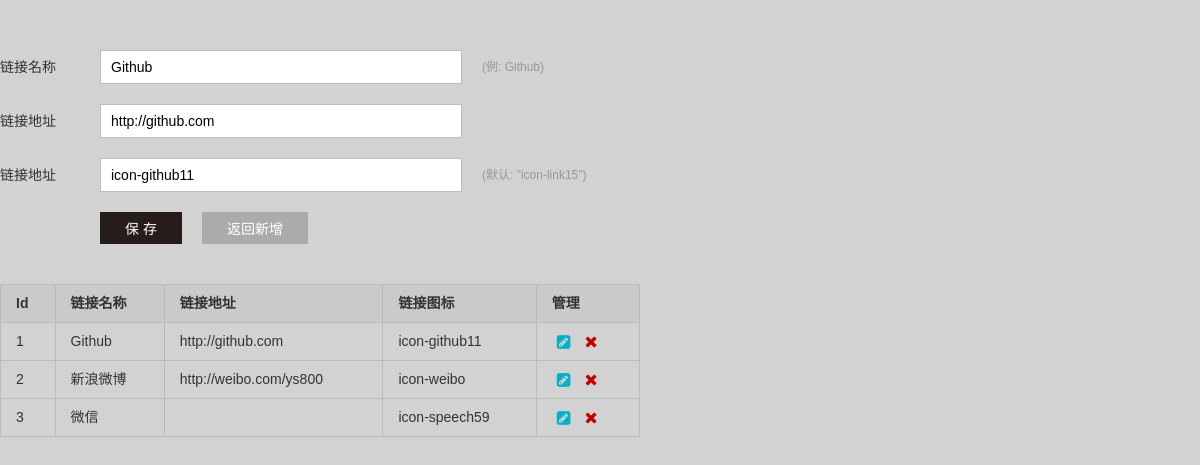
The page /admin/settings/link-setting.php?id=1 (signed in) on the database its author committed.
### tables this page shows
CREATE TABLE `link` (
  `id` int(10) NOT NULL AUTO_INCREMENT,
  `linkname` varchar(255) NOT NULL,
  `linkaddr` varchar(255) DEFAULT NULL,
  `linkicon` varchar(255) NOT NULL DEFAULT 'icon-link15',
  PRIMARY KEY (`id`)
);

### admin/settings/link-setting.php (the view, shortened to what this page needs)
<!DOCTYPE html>
<html>
<head>
    <link rel="stylesheet" href="../assets/base/normalize.css">
    <link rel="stylesheet" href="../assets/base/common.css">
    <link rel="stylesheet" href="../assets/link/link.css">
</head>
<body>
<?php
    $id = isset($_GET['id']) ? $_GET['id'] : '';
    $links = mysql_query('SELECT * FROM link ORDER BY id ASC');
    if ($id) {
        $one = mysql_query('SELECT * FROM link WHERE id=' . $id);
        $oneArr = mysql_fetch_array($one);
    }
    $rows = mysql_num_rows($links);
?>
<div class="set-wrap link-wrap">
    <form action="./link-save.php" method="post" id="J_LinkForm">
        <div class="ed-row">
            <label for="J_LinkTitle" class="label">链接名称</label><input type="text" name="linkname" id="J_LinkTitle" class="input" placeholder="请输入链接名称" value="<?php echo isset($oneArr) ? $oneArr['linkname'] : ''; ?>"><span class="inline-help">(例: Github)</span>
        </div>
        <div class="ed-row">
            <label for="J_LinkAddr" class="label">链接地址</label><input type="text" name="link" id="J_LinkAddr" class="input" placeholder="请输入链接地址" value="<?php echo isset($oneArr) ? $oneArr['linkaddr'] : ''; ?>">
        </div>
        <div class="ed-row">
            <label for="J_LinkIcon" class="label">链接地址</label><input type="text" name="icon" id="J_LinkIcon" class="input" placeholder="请输入链接ICON" value="<?php echo isset($oneArr) ? $oneArr['linkicon'] : ''; ?>"><span class="inline-help">(默认: "icon-link15")</span>
        </div>
        <div class="ed-row btn-row">
            <input type="submit" value="<?php echo $id ? '保 存' : '添 加'; ?>" id="J_SaveLink" class="button"><?php echo $id ? '<a href="./link-setting.php" class="button cancel">返回新增</a>' : ''; ?>
        </div>
    </form>
    <table class="link-list">
        <thead>
            <tr>
                <th>Id</th>
                <th>链接名称</th>
                <th>链接地址</th>
                <th>链接图标</th>
                <th>管理</th>
            </tr>
        </thead>
        <tbody>
            <?php
                if ($rows) {
                    while($row = mysql_fetch_array($links)) {
            ?>
            <tr>
                <td><?php echo $row['id']; ?></td>
                <td><?php echo $row['linkname']; ?></td>
                <td><?php echo $row['linkaddr']; ?></td>
                <td><?php echo $row['linkicon']; ?></td>
                <td>
                    <a href="./link-setting.php?id=<?php echo $row['id']; ?>" target="_self" class="link-edit"><span class="icon-edit24"></span></a>
                    <a href="./link-del.php?id=<?php echo $row['id']; ?>" target="_self" class="link-del"><span class="icon-remove11"></span></a>
                </td>
            </tr>
            <?php
                    }
                } else {
            ?>
            <tr>
                <td colspan="5">暂无链接！</td>
            </tr>
            <?php
                }
            ?>
        </tbody>
    </table>
</div>
</body>
</html>

### admin/assets/base/common.css (style rules this page uses)
[class^="icon-"], [class*=" icon-"] { font-family: 'seejs'; speak: none; font-style: normal; font-weight: normal; font-variant: normal; text-transform: none; line-height: 1; vertical-align: middle; -webkit-font-smoothing: antialiased; -moz-osx-font-smoothing: grayscale; }
.icon-edit24:before { content:"\e867" }
.icon-remove11:before { content:"\e8fc" }
html, body { height: 100%; }
body, input, textarea { font: 14px/1.5 Consolas, Arial, '\5fae\8f6f\96c5\9ed1', sans-serif; }
body { background-color: #d2d2d2; }
a { text-decoration: none; color: #de0b1b; -webkit-transition: all .3s ease-out; -o-transition: all .3s ease-out; transition: all .3s ease-out; }
table { border: 1px solid #bbb; }
table tr { height: 38px; }
table thead { background-color: #cacaca; }
table th, table td { padding: 0 15px; border: 1px solid #bbb; vertical-align: middle; text-align: left; color: #333; }
.set-wrap { padding-top: 50px; }
.label { display: inline-block; *display: inline; *zoom: 1; vertical-align: middle; height: 32px; line-height: 32px; color: #333; }
.inline-help { display: inline-block; *display: inline; *zoom: 1; margin-left: 20px; vertical-align: middle; font-size: 12px; color: #999; }
.input, .select, input[type="text"], input[type="password"] { padding-left: 10px; vertical-align: middle; width: 348px; height: 30px; border: 1px solid #bbb; outline: none; }
.button, input[type="button"], input[type="submit"], input[type="reset"] { padding: 0 25px; height: 32px; line-height: 34px; border: 0; color: #fff; background-color: #261c1a; outline: none; }
.cancel, input.cancel { background-color: #ababab; }

### admin/assets/link/link.css (style rules this page uses)
.link-wrap .ed-row { margin-bottom: 20px; }
.link-wrap .label { width: 100px; }
.link-wrap .btn-row { padding-left: 100px; }
.link-wrap .cancel { display: inline-block; *display: inline; *zoom: 1; margin-left: 20px; height: 32px; }
.link-list { margin-top: 40px; width: 640px; }
.link-list .link-edit, .link-list .link-del { font-size: 16px; }
.link-list .link-edit { color: #01b1c8; }
.link-list .link-del { color: #c50000; }

### rows shown on the page
link: linkname "Github", link "http://github.com", icon "icon-github11", id "1", linkaddr "http://github.com", linkicon "icon-github11"
link: id "2", linkname "新浪微博", linkaddr "http://weibo.com/ys800", linkicon "icon-weibo"
link: id "3", linkname "微信", linkicon "icon-speech59"
